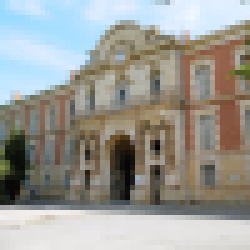
#> input picture lena256.png, 50 x 50 px (shown 5 times larger)
$ python 2D-DFT.py
#> lines starting #> are read from the running program, lines starting #| are printed output that depends on the picture
#2D DFT in image processing
#import Just the needed library to work with image
import numpy as np
import matplotlib.pyplot as plt
from PIL import Image,ImageDraw
import cmath

#2D-DFT Fourmula
def DFT2D(padded):
    M,N = np.shape(padded)

    dft2d = np.zeros((M,N),dtype=complex)
    for k in range(M):
        for l in range(N):
            sum_matrix = 0.0

            for m in range(M):
                for n in range(N):

                    e = cmath.exp(- 2j * np.pi * (float(k * m) / M + float(l * n) / N))
                    sum_matrix +=  padded[m,n] * e

            dft2d[k,l] = sum_matrix
    return dft2d

#Inverse 2D-DFT
# [44 lines left out: functions IDFT2D, lowPass, not called in this run]

if __name__ == "__main__":
    fig = plt.figure()

    #import image and conver it into gray-scale
    image = Image.open("lena256.png").convert("L")
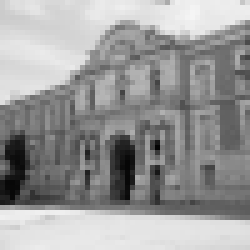
#> image: PIL image 50x50 L (shown 5 times larger); min 3, max 245, mean 154.1
    #resize image
    image = image.resize((256,256))
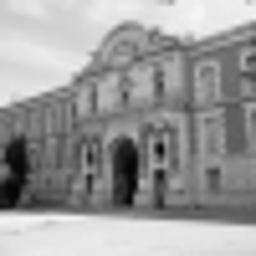
#> image: PIL image 256x256 L; min 0, max 246, mean 154.1
    #get the pixels of image into array
    f = np.asarray(image)
    M, N = np.shape(f) # (img x, img y)
#> M = 256; N = 256
    #padded the image with M*2-1 and N*2-1 size
    P,Q = M*2-1,N*2-1
#> P = 511; Q = 511
    shape = np.shape(f)
#> shape = (256, 256)
    #our padded array
    fp = np.zeros((P, Q))
    #import our image into padded array
    fp[:shape[0],:shape[1]] = f
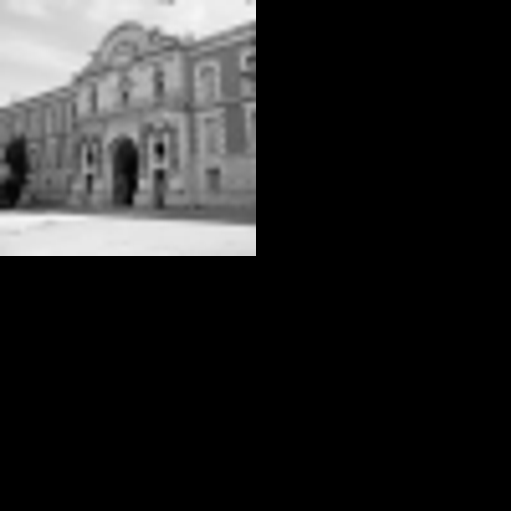
#> fp: shape (511, 511) float64; min 0, max 246, mean 38.7

    #create new matrix to center the transform
    fpc = np.zeros((P, Q))
    for x in range(P):
        for y in range(Q):
            fpc[x,y]=fp[x,y]*np.power(-1,x+y)
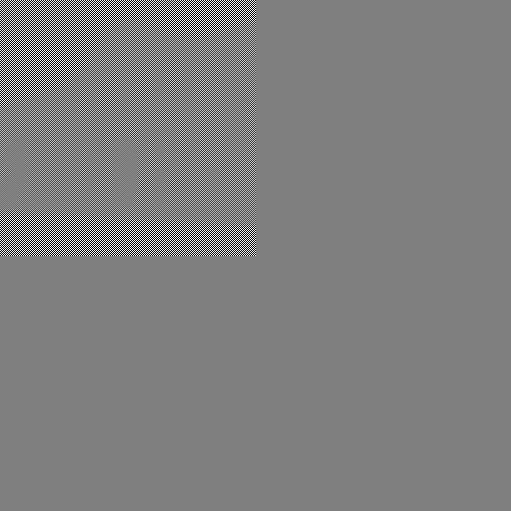
#> fpc: shape (511, 511) float64; min -246, max 246, mean 0; drawn with min black and max white
    #Transform the image into frequency domian
    dft2d = DFT2D(fpc)
#> (the run stopped early here; a loop or call above may not have finished)
